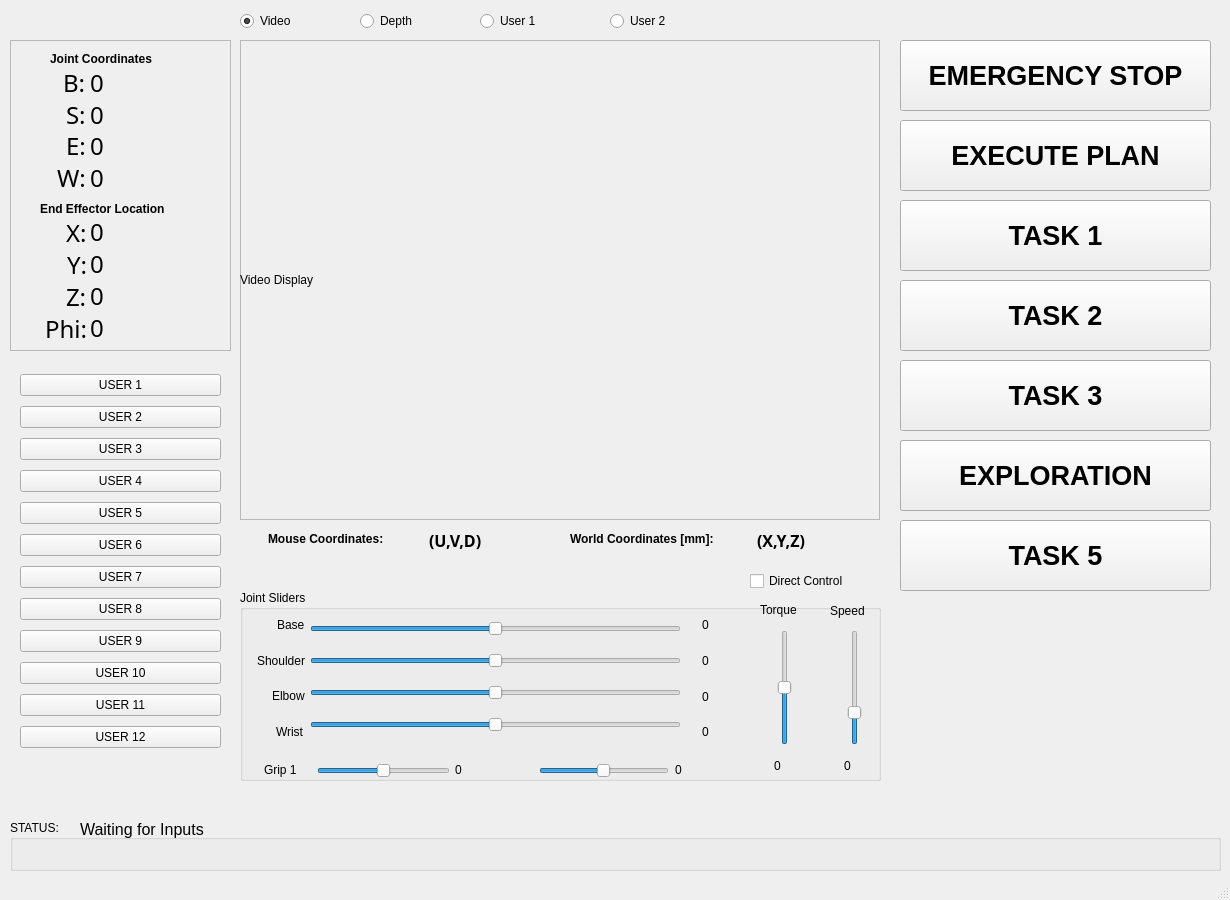
<?xml version="1.0" encoding="UTF-8"?>
<ui version="4.0">
 <class>MainWindow</class>
 <widget class="QMainWindow" name="MainWindow">
  <property name="geometry">
   <rect>
    <x>0</x>
    <y>0</y>
    <width>1230</width>
    <height>900</height>
   </rect>
  </property>
  <property name="windowTitle">
   <string>MainWindow</string>
  </property>
  <widget class="QWidget" name="centralwidget">
   <widget class="QFrame" name="kinectFrame">
    <property name="geometry">
     <rect>
      <x>240</x>
      <y>40</y>
      <width>640</width>
      <height>480</height>
     </rect>
    </property>
    <property name="frameShape">
     <enum>QFrame::StyledPanel</enum>
    </property>
    <property name="frameShadow">
     <enum>QFrame::Raised</enum>
    </property>
    <widget class="QLabel" name="videoDisplay">
     <property name="geometry">
      <rect>
       <x>0</x>
       <y>0</y>
       <width>640</width>
       <height>480</height>
      </rect>
     </property>
     <property name="text">
      <string>Video Display</string>
     </property>
    </widget>
   </widget>
   <widget class="QFrame" name="OutputFrame">
    <property name="geometry">
     <rect>
      <x>10</x>
      <y>40</y>
      <width>221</width>
      <height>311</height>
     </rect>
    </property>
    <property name="frameShape">
     <enum>QFrame::StyledPanel</enum>
    </property>
    <property name="frameShadow">
     <enum>QFrame::Raised</enum>
    </property>
    <widget class="QLabel" name="JointCoordLabel">
     <property name="geometry">
      <rect>
       <x>40</x>
       <y>10</y>
       <width>141</width>
       <height>17</height>
      </rect>
     </property>
     <property name="font">
      <font>
       <weight>75</weight>
       <bold>true</bold>
      </font>
     </property>
     <property name="text">
      <string>Joint Coordinates</string>
     </property>
    </widget>
    <widget class="QLabel" name="WorldCoordLabel">
     <property name="geometry">
      <rect>
       <x>30</x>
       <y>160</y>
       <width>161</width>
       <height>17</height>
      </rect>
     </property>
     <property name="font">
      <font>
       <weight>75</weight>
       <bold>true</bold>
      </font>
     </property>
     <property name="text">
      <string>End Effector Location</string>
     </property>
    </widget>
    <widget class="QWidget" name="layoutWidget_2">
     <property name="geometry">
      <rect>
       <x>80</x>
       <y>30</y>
       <width>131</width>
       <height>120</height>
      </rect>
     </property>
     <layout class="QVBoxLayout" name="verticalLayout_8">
      <item alignment="Qt::AlignLeft">
       <widget class="QLabel" name="rdoutBaseJC">
        <property name="font">
         <font>
          <family>Ubuntu Mono</family>
          <pointsize>18</pointsize>
         </font>
        </property>
        <property name="text">
         <string>0</string>
        </property>
       </widget>
      </item>
      <item alignment="Qt::AlignLeft">
       <widget class="QLabel" name="rdoutShoulderJC">
        <property name="font">
         <font>
          <family>Ubuntu Mono</family>
          <pointsize>18</pointsize>
         </font>
        </property>
        <property name="text">
         <string>0</string>
        </property>
       </widget>
      </item>
      <item alignment="Qt::AlignLeft">
       <widget class="QLabel" name="rdoutElbowJC">
        <property name="font">
         <font>
          <family>Ubuntu Mono</family>
          <pointsize>18</pointsize>
         </font>
        </property>
        <property name="text">
         <string>0</string>
        </property>
       </widget>
      </item>
      <item alignment="Qt::AlignLeft">
       <widget class="QLabel" name="rdoutWristJC">
        <property name="font">
         <font>
          <family>Ubuntu Mono</family>
          <pointsize>18</pointsize>
         </font>
        </property>
        <property name="text">
         <string>0</string>
        </property>
       </widget>
      </item>
     </layout>
    </widget>
    <widget class="QWidget" name="layoutWidget_3">
     <property name="geometry">
      <rect>
       <x>10</x>
       <y>30</y>
       <width>66</width>
       <height>120</height>
      </rect>
     </property>
     <layout class="QVBoxLayout" name="verticalLayout_9">
      <item alignment="Qt::AlignRight">
       <widget class="QLabel" name="BLabel">
        <property name="font">
         <font>
          <family>Ubuntu Mono</family>
          <pointsize>18</pointsize>
         </font>
        </property>
        <property name="text">
         <string>B:</string>
        </property>
       </widget>
      </item>
      <item alignment="Qt::AlignRight">
       <widget class="QLabel" name="SLabel">
        <property name="font">
         <font>
          <family>Ubuntu Mono</family>
          <pointsize>18</pointsize>
         </font>
        </property>
        <property name="text">
         <string>S:</string>
        </property>
       </widget>
      </item>
      <item alignment="Qt::AlignRight">
       <widget class="QLabel" name="ELabel">
        <property name="font">
         <font>
          <family>Ubuntu Mono</family>
          <pointsize>18</pointsize>
         </font>
        </property>
        <property name="text">
         <string>E:</string>
        </property>
       </widget>
      </item>
      <item alignment="Qt::AlignRight">
       <widget class="QLabel" name="WLabel">
        <property name="font">
         <font>
          <family>Ubuntu Mono</family>
          <pointsize>18</pointsize>
         </font>
        </property>
        <property name="text">
         <string>W:</string>
        </property>
       </widget>
      </item>
     </layout>
    </widget>
    <widget class="QWidget" name="layoutWidget_4">
     <property name="geometry">
      <rect>
       <x>80</x>
       <y>179</y>
       <width>131</width>
       <height>121</height>
      </rect>
     </property>
     <layout class="QVBoxLayout" name="verticalLayout_12">
      <item alignment="Qt::AlignLeft">
       <widget class="QLabel" name="rdoutX">
        <property name="font">
         <font>
          <family>Ubuntu Mono</family>
          <pointsize>18</pointsize>
         </font>
        </property>
        <property name="text">
         <string>0</string>
        </property>
       </widget>
      </item>
      <item alignment="Qt::AlignLeft">
       <widget class="QLabel" name="rdoutY">
        <property name="font">
         <font>
          <family>Ubuntu Mono</family>
          <pointsize>18</pointsize>
         </font>
        </property>
        <property name="text">
         <string>0</string>
        </property>
       </widget>
      </item>
      <item alignment="Qt::AlignLeft">
       <widget class="QLabel" name="rdoutZ">
        <property name="font">
         <font>
          <family>Ubuntu Mono</family>
          <pointsize>18</pointsize>
         </font>
        </property>
        <property name="text">
         <string>0</string>
        </property>
       </widget>
      </item>
      <item alignment="Qt::AlignLeft">
       <widget class="QLabel" name="rdoutT">
        <property name="font">
         <font>
          <family>Ubuntu Mono</family>
          <pointsize>18</pointsize>
         </font>
        </property>
        <property name="text">
         <string>0</string>
        </property>
       </widget>
      </item>
     </layout>
    </widget>
    <widget class="QWidget" name="layoutWidget_5">
     <property name="geometry">
      <rect>
       <x>11</x>
       <y>180</y>
       <width>66</width>
       <height>121</height>
      </rect>
     </property>
     <layout class="QVBoxLayout" name="verticalLayout_13">
      <item alignment="Qt::AlignRight">
       <widget class="QLabel" name="XLabel">
        <property name="font">
         <font>
          <family>Ubuntu Mono</family>
          <pointsize>18</pointsize>
         </font>
        </property>
        <property name="text">
         <string>X:</string>
        </property>
       </widget>
      </item>
      <item alignment="Qt::AlignRight">
       <widget class="QLabel" name="YLabel">
        <property name="font">
         <font>
          <family>Ubuntu Mono</family>
          <pointsize>18</pointsize>
         </font>
        </property>
        <property name="text">
         <string>Y:</string>
        </property>
       </widget>
      </item>
      <item alignment="Qt::AlignRight">
       <widget class="QLabel" name="ZLabel">
        <property name="font">
         <font>
          <family>Ubuntu Mono</family>
          <pointsize>18</pointsize>
         </font>
        </property>
        <property name="text">
         <string>Z:</string>
        </property>
       </widget>
      </item>
      <item alignment="Qt::AlignRight">
       <widget class="QLabel" name="TLabel">
        <property name="enabled">
         <bool>true</bool>
        </property>
        <property name="font">
         <font>
          <family>Ubuntu Mono</family>
          <pointsize>18</pointsize>
         </font>
        </property>
        <property name="text">
         <string>Phi:</string>
        </property>
       </widget>
      </item>
     </layout>
    </widget>
   </widget>
   <widget class="QPushButton" name="btn_estop">
    <property name="geometry">
     <rect>
      <x>900</x>
      <y>40</y>
      <width>311</width>
      <height>71</height>
     </rect>
    </property>
    <property name="font">
     <font>
      <pointsize>20</pointsize>
      <weight>75</weight>
      <bold>true</bold>
     </font>
    </property>
    <property name="text">
     <string>EMERGENCY STOP</string>
    </property>
   </widget>
   <widget class="QPushButton" name="btn_exec">
    <property name="geometry">
     <rect>
      <x>900</x>
      <y>120</y>
      <width>311</width>
      <height>71</height>
     </rect>
    </property>
    <property name="font">
     <font>
      <pointsize>20</pointsize>
      <weight>75</weight>
      <bold>true</bold>
     </font>
    </property>
    <property name="text">
     <string>EXECUTE PLAN</string>
    </property>
   </widget>
   <widget class="QRadioButton" name="radioVideo">
    <property name="geometry">
     <rect>
      <x>240</x>
      <y>10</y>
      <width>117</width>
      <height>22</height>
     </rect>
    </property>
    <property name="text">
     <string>Video</string>
    </property>
    <property name="checked">
     <bool>true</bool>
    </property>
    <property name="autoExclusive">
     <bool>true</bool>
    </property>
   </widget>
   <widget class="QRadioButton" name="radioUsr2">
    <property name="geometry">
     <rect>
      <x>610</x>
      <y>10</y>
      <width>117</width>
      <height>22</height>
     </rect>
    </property>
    <property name="text">
     <string>User 2</string>
    </property>
   </widget>
   <widget class="QRadioButton" name="radioDepth">
    <property name="geometry">
     <rect>
      <x>360</x>
      <y>10</y>
      <width>117</width>
      <height>22</height>
     </rect>
    </property>
    <property name="text">
     <string>Depth</string>
    </property>
   </widget>
   <widget class="QRadioButton" name="radioUsr1">
    <property name="geometry">
     <rect>
      <x>480</x>
      <y>10</y>
      <width>117</width>
      <height>22</height>
     </rect>
    </property>
    <property name="text">
     <string>User 1</string>
    </property>
   </widget>
   <widget class="QGroupBox" name="SliderFrame">
    <property name="geometry">
     <rect>
      <x>240</x>
      <y>590</y>
      <width>641</width>
      <height>191</height>
     </rect>
    </property>
    <property name="title">
     <string>Joint Sliders</string>
    </property>
    <widget class="QWidget" name="layoutWidget">
     <property name="geometry">
      <rect>
       <x>0</x>
       <y>20</y>
       <width>65</width>
       <height>136</height>
      </rect>
     </property>
     <layout class="QVBoxLayout" name="verticalLayout">
      <item alignment="Qt::AlignRight">
       <widget class="QLabel" name="BLabelS">
        <property name="text">
         <string>Base</string>
        </property>
       </widget>
      </item>
      <item alignment="Qt::AlignRight">
       <widget class="QLabel" name="SLabelS">
        <property name="text">
         <string>Shoulder</string>
        </property>
       </widget>
      </item>
      <item alignment="Qt::AlignRight">
       <widget class="QLabel" name="ELabelS">
        <property name="text">
         <string>Elbow</string>
        </property>
       </widget>
      </item>
      <item alignment="Qt::AlignRight">
       <widget class="QLabel" name="WLabelS">
        <property name="text">
         <string>Wrist</string>
        </property>
       </widget>
      </item>
     </layout>
    </widget>
    <widget class="QWidget" name="layoutWidget_6">
     <property name="geometry">
      <rect>
       <x>70</x>
       <y>20</y>
       <width>371</width>
       <height>136</height>
      </rect>
     </property>
     <layout class="QVBoxLayout" name="verticalLayout_2">
      <item>
       <widget class="QSlider" name="sldrBase">
        <property name="minimum">
         <number>-179</number>
        </property>
        <property name="maximum">
         <number>180</number>
        </property>
        <property name="orientation">
         <enum>Qt::Horizontal</enum>
        </property>
       </widget>
      </item>
      <item>
       <widget class="QSlider" name="sldrShoulder">
        <property name="minimum">
         <number>-179</number>
        </property>
        <property name="maximum">
         <number>180</number>
        </property>
        <property name="orientation">
         <enum>Qt::Horizontal</enum>
        </property>
       </widget>
      </item>
      <item>
       <widget class="QSlider" name="sldrElbow">
        <property name="minimum">
         <number>-179</number>
        </property>
        <property name="maximum">
         <number>180</number>
        </property>
        <property name="orientation">
         <enum>Qt::Horizontal</enum>
        </property>
       </widget>
      </item>
      <item>
       <widget class="QSlider" name="sldrWrist">
        <property name="minimum">
         <number>-179</number>
        </property>
        <property name="maximum">
         <number>180</number>
        </property>
        <property name="orientation">
         <enum>Qt::Horizontal</enum>
        </property>
       </widget>
      </item>
     </layout>
    </widget>
    <widget class="QWidget" name="layoutWidget_7">
     <property name="geometry">
      <rect>
       <x>462</x>
       <y>20</y>
       <width>51</width>
       <height>137</height>
      </rect>
     </property>
     <layout class="QVBoxLayout" name="verticalLayout_6">
      <item>
       <widget class="QLabel" name="rdoutBase">
        <property name="text">
         <string>0</string>
        </property>
       </widget>
      </item>
      <item>
       <widget class="QLabel" name="rdoutShoulder">
        <property name="text">
         <string>0</string>
        </property>
       </widget>
      </item>
      <item>
       <widget class="QLabel" name="rdoutElbow">
        <property name="text">
         <string>0</string>
        </property>
       </widget>
      </item>
      <item>
       <widget class="QLabel" name="rdoutWrist">
        <property name="text">
         <string>0</string>
        </property>
       </widget>
      </item>
     </layout>
    </widget>
    <widget class="QSlider" name="sldrGrip1">
     <property name="geometry">
      <rect>
       <x>77</x>
       <y>166</y>
       <width>133</width>
       <height>29</height>
      </rect>
     </property>
     <property name="minimum">
      <number>-179</number>
     </property>
     <property name="maximum">
      <number>180</number>
     </property>
     <property name="orientation">
      <enum>Qt::Horizontal</enum>
     </property>
    </widget>
    <widget class="QSlider" name="sldrGrip2">
     <property name="geometry">
      <rect>
       <x>299</x>
       <y>166</y>
       <width>130</width>
       <height>29</height>
      </rect>
     </property>
     <property name="minimum">
      <number>-179</number>
     </property>
     <property name="maximum">
      <number>180</number>
     </property>
     <property name="orientation">
      <enum>Qt::Horizontal</enum>
     </property>
    </widget>
    <widget class="QLabel" name="G1LableS">
     <property name="geometry">
      <rect>
       <x>24</x>
       <y>171</y>
       <width>41</width>
       <height>17</height>
      </rect>
     </property>
     <property name="text">
      <string>Grip 1</string>
     </property>
    </widget>
    <widget class="QLabel" name="rdoutGrip1">
     <property name="geometry">
      <rect>
       <x>215</x>
       <y>166</y>
       <width>49</width>
       <height>28</height>
      </rect>
     </property>
     <property name="text">
      <string>0</string>
     </property>
    </widget>
    <widget class="QLabel" name="rdoutGrip2">
     <property name="geometry">
      <rect>
       <x>435</x>
       <y>166</y>
       <width>49</width>
       <height>28</height>
      </rect>
     </property>
     <property name="text">
      <string>0</string>
     </property>
    </widget>
    <widget class="QSlider" name="sldrMaxTorque">
     <property name="geometry">
      <rect>
       <x>530</x>
       <y>40</y>
       <width>30</width>
       <height>115</height>
      </rect>
     </property>
     <property name="maximum">
      <number>100</number>
     </property>
     <property name="value">
      <number>50</number>
     </property>
     <property name="orientation">
      <enum>Qt::Vertical</enum>
     </property>
    </widget>
    <widget class="QLabel" name="rdoutTorq">
     <property name="geometry">
      <rect>
       <x>534</x>
       <y>162</y>
       <width>50</width>
       <height>28</height>
      </rect>
     </property>
     <property name="text">
      <string>0</string>
     </property>
    </widget>
    <widget class="QSlider" name="sldrSpeed">
     <property name="geometry">
      <rect>
       <x>600</x>
       <y>40</y>
       <width>29</width>
       <height>115</height>
      </rect>
     </property>
     <property name="maximum">
      <number>100</number>
     </property>
     <property name="value">
      <number>25</number>
     </property>
     <property name="sliderPosition">
      <number>25</number>
     </property>
     <property name="orientation">
      <enum>Qt::Vertical</enum>
     </property>
    </widget>
    <widget class="QLabel" name="TqLabel">
     <property name="geometry">
      <rect>
       <x>520</x>
       <y>10</y>
       <width>52</width>
       <height>20</height>
      </rect>
     </property>
     <property name="text">
      <string>Torque</string>
     </property>
    </widget>
    <widget class="QLabel" name="rdoutSpeed">
     <property name="geometry">
      <rect>
       <x>604</x>
       <y>162</y>
       <width>49</width>
       <height>28</height>
      </rect>
     </property>
     <property name="text">
      <string>0</string>
     </property>
    </widget>
    <widget class="QLabel" name="SpLabel">
     <property name="geometry">
      <rect>
       <x>590</x>
       <y>10</y>
       <width>41</width>
       <height>21</height>
      </rect>
     </property>
     <property name="text">
      <string>Speed</string>
     </property>
    </widget>
   </widget>
   <widget class="QCheckBox" name="chk_directcontrol">
    <property name="geometry">
     <rect>
      <x>750</x>
      <y>570</y>
      <width>131</width>
      <height>22</height>
     </rect>
    </property>
    <property name="text">
     <string>Direct Control</string>
    </property>
    <property name="checked">
     <bool>false</bool>
    </property>
   </widget>
   <widget class="QLabel" name="rdoutMousePixels">
    <property name="geometry">
     <rect>
      <x>429</x>
      <y>530</y>
      <width>131</width>
      <height>20</height>
     </rect>
    </property>
    <property name="font">
     <font>
      <family>Ubuntu Mono</family>
      <pointsize>12</pointsize>
      <weight>75</weight>
      <bold>true</bold>
     </font>
    </property>
    <property name="text">
     <string>(U,V,D)</string>
    </property>
    <property name="textFormat">
     <enum>Qt::AutoText</enum>
    </property>
   </widget>
   <widget class="QLabel" name="rdoutMouseWorld">
    <property name="geometry">
     <rect>
      <x>757</x>
      <y>530</y>
      <width>121</width>
      <height>20</height>
     </rect>
    </property>
    <property name="font">
     <font>
      <family>Ubuntu Mono</family>
      <pointsize>12</pointsize>
      <weight>75</weight>
      <bold>true</bold>
     </font>
    </property>
    <property name="text">
     <string>(X,Y,Z)</string>
    </property>
    <property name="textFormat">
     <enum>Qt::AutoText</enum>
    </property>
   </widget>
   <widget class="QLabel" name="PixelCoordLabel_2">
    <property name="geometry">
     <rect>
      <x>570</x>
      <y>530</y>
      <width>180</width>
      <height>17</height>
     </rect>
    </property>
    <property name="font">
     <font>
      <weight>75</weight>
      <bold>true</bold>
     </font>
    </property>
    <property name="text">
     <string>World Coordinates [mm]:</string>
    </property>
   </widget>
   <widget class="QLabel" name="PixelCoordLabel">
    <property name="geometry">
     <rect>
      <x>268</x>
      <y>530</y>
      <width>144</width>
      <height>17</height>
     </rect>
    </property>
    <property name="font">
     <font>
      <weight>75</weight>
      <bold>true</bold>
     </font>
    </property>
    <property name="text">
     <string>Mouse Coordinates:</string>
    </property>
   </widget>
   <widget class="QPushButton" name="btn_task1">
    <property name="geometry">
     <rect>
      <x>900</x>
      <y>200</y>
      <width>311</width>
      <height>71</height>
     </rect>
    </property>
    <property name="font">
     <font>
      <pointsize>20</pointsize>
      <weight>75</weight>
      <bold>true</bold>
     </font>
    </property>
    <property name="text">
     <string>TASK 1</string>
    </property>
   </widget>
   <widget class="QPushButton" name="btn_task2">
    <property name="geometry">
     <rect>
      <x>900</x>
      <y>280</y>
      <width>311</width>
      <height>71</height>
     </rect>
    </property>
    <property name="font">
     <font>
      <pointsize>20</pointsize>
      <weight>75</weight>
      <bold>true</bold>
     </font>
    </property>
    <property name="text">
     <string>TASK 2</string>
    </property>
   </widget>
   <widget class="QPushButton" name="btn_task3">
    <property name="geometry">
     <rect>
      <x>900</x>
      <y>360</y>
      <width>311</width>
      <height>71</height>
     </rect>
    </property>
    <property name="font">
     <font>
      <pointsize>20</pointsize>
      <weight>75</weight>
      <bold>true</bold>
     </font>
    </property>
    <property name="text">
     <string>TASK 3</string>
    </property>
   </widget>
   <widget class="QPushButton" name="btn_task4">
    <property name="geometry">
     <rect>
      <x>900</x>
      <y>440</y>
      <width>311</width>
      <height>71</height>
     </rect>
    </property>
    <property name="font">
     <font>
      <pointsize>20</pointsize>
      <weight>75</weight>
      <bold>true</bold>
     </font>
    </property>
    <property name="text">
     <string>TASK 4</string>
    </property>
   </widget>
   <widget class="QPushButton" name="btn_explore">
    <property name="geometry">
     <rect>
      <x>900</x>
      <y>440</y>
      <width>311</width>
      <height>71</height>
     </rect>
    </property>
    <property name="font">
     <font>
      <pointsize>20</pointsize>
      <weight>75</weight>
      <bold>true</bold>
     </font>
    </property>
    <property name="text">
     <string>EXPLORATION</string>
    </property>
   </widget>
   <widget class="QPushButton" name="btn_exec_6">
    <property name="geometry">
     <rect>
      <x>900</x>
      <y>520</y>
      <width>311</width>
      <height>71</height>
     </rect>
    </property>
    <property name="font">
     <font>
      <pointsize>20</pointsize>
      <weight>75</weight>
      <bold>true</bold>
     </font>
    </property>
    <property name="text">
     <string>TASK 5</string>
    </property>
   </widget>
   <widget class="QWidget" name="layoutWidget_8">
    <property name="geometry">
     <rect>
      <x>10</x>
      <y>360</y>
      <width>221</width>
      <height>410</height>
     </rect>
    </property>
    <layout class="QVBoxLayout" name="Group2">
     <property name="margin">
      <number>10</number>
     </property>
     <item>
      <widget class="QPushButton" name="btnUser1">
       <property name="text">
        <string>USER 1</string>
       </property>
      </widget>
     </item>
     <item>
      <widget class="QPushButton" name="btnUser2">
       <property name="text">
        <string>USER 2</string>
       </property>
      </widget>
     </item>
     <item>
      <widget class="QPushButton" name="btnUser3">
       <property name="text">
        <string>USER 3</string>
       </property>
      </widget>
     </item>
     <item>
      <widget class="QPushButton" name="btnUser4">
       <property name="text">
        <string>USER 4</string>
       </property>
      </widget>
     </item>
     <item>
      <widget class="QPushButton" name="btnUser5">
       <property name="text">
        <string>USER 5</string>
       </property>
      </widget>
     </item>
     <item>
      <widget class="QPushButton" name="btnUser6">
       <property name="text">
        <string>USER 6</string>
       </property>
      </widget>
     </item>
     <item>
      <widget class="QPushButton" name="btnUser7">
       <property name="text">
        <string>USER 7</string>
       </property>
      </widget>
     </item>
     <item>
      <widget class="QPushButton" name="btnUser8">
       <property name="text">
        <string>USER 8</string>
       </property>
      </widget>
     </item>
     <item>
      <widget class="QPushButton" name="btnUser9">
       <property name="text">
        <string>USER 9</string>
       </property>
      </widget>
     </item>
     <item>
      <widget class="QPushButton" name="btnUser10">
       <property name="text">
        <string>USER 10</string>
       </property>
       <property name="autoRepeatDelay">
        <number>300</number>
       </property>
      </widget>
     </item>
     <item>
      <widget class="QPushButton" name="btnUser11">
       <property name="text">
        <string>USER 11</string>
       </property>
       <property name="autoRepeatDelay">
        <number>300</number>
       </property>
      </widget>
     </item>
     <item>
      <widget class="QPushButton" name="btnUser12">
       <property name="text">
        <string>USER 12</string>
       </property>
       <property name="autoRepeatDelay">
        <number>300</number>
       </property>
      </widget>
     </item>
    </layout>
   </widget>
   <widget class="QGroupBox" name="groupBox">
    <property name="geometry">
     <rect>
      <x>10</x>
      <y>820</y>
      <width>1211</width>
      <height>51</height>
     </rect>
    </property>
    <property name="title">
     <string>STATUS: </string>
    </property>
    <widget class="QLabel" name="rdoutStatus">
     <property name="geometry">
      <rect>
       <x>70</x>
       <y>0</y>
       <width>905</width>
       <height>51</height>
      </rect>
     </property>
     <property name="font">
      <font>
       <pointsize>12</pointsize>
      </font>
     </property>
     <property name="text">
      <string>Waiting for Inputs</string>
     </property>
     <property name="textFormat">
      <enum>Qt::AutoText</enum>
     </property>
     <property name="alignment">
      <set>Qt::AlignLeading|Qt::AlignLeft|Qt::AlignTop</set>
     </property>
    </widget>
   </widget>
  </widget>
  <widget class="QStatusBar" name="statusbar"/>
 </widget>
 <resources/>
 <connections/>
</ui>
